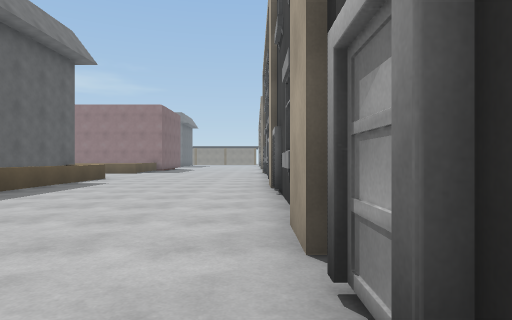
view 1 (above)

19 first-person views from a walk through a scene from a Unity 3-D project. The camera is 1.2 m above the floor, looks level and sees 75° across. The floor is counted in squares, 2 m on a side. Each view is taken from the middle of a square. On the plan, view 1 faces up. The plan holds only what a view shows up to about 10 squares ahead; the rest is blank. The place goes on beyond the plan. The player is left out. Surface patterns are stand-ins for the level's own textures.

view 2
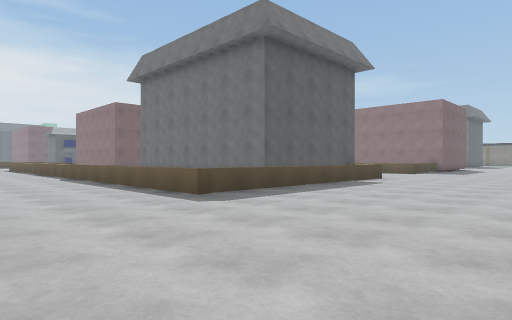

view 3
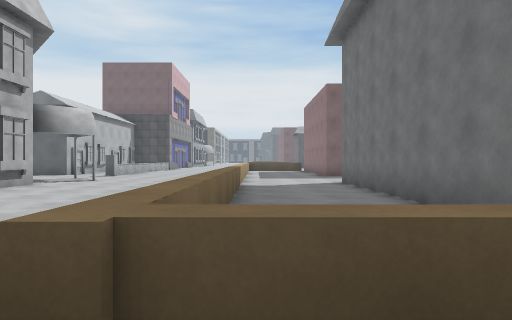

view 4
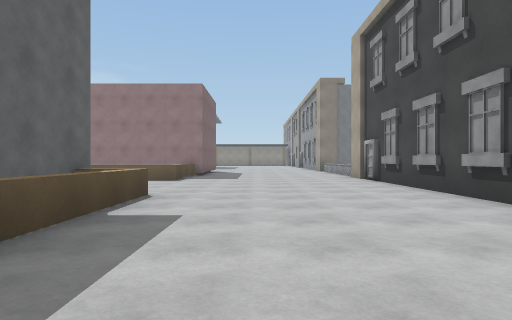

view 5
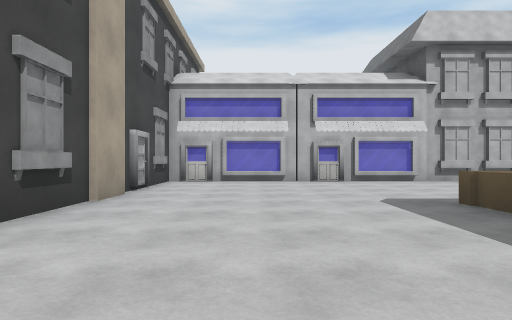

view 6
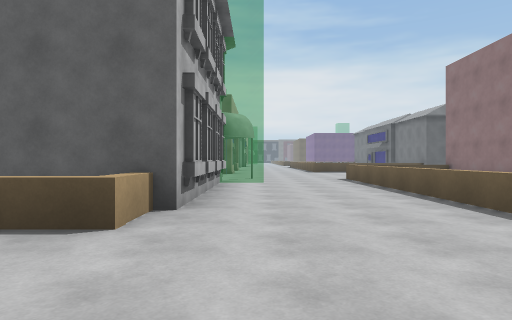

view 7
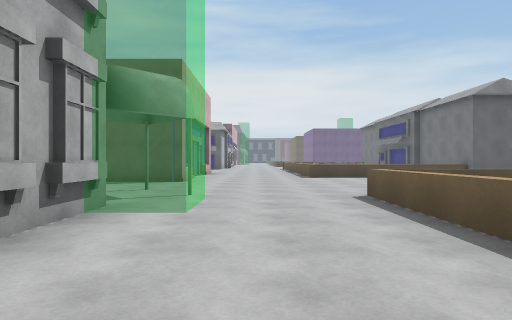

view 8
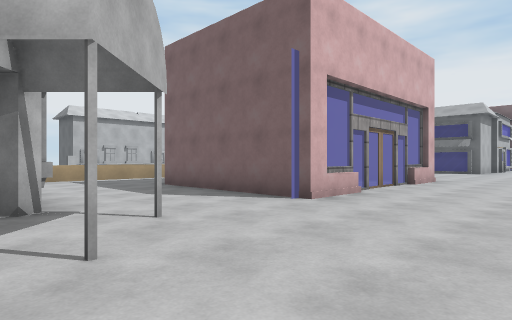

view 9
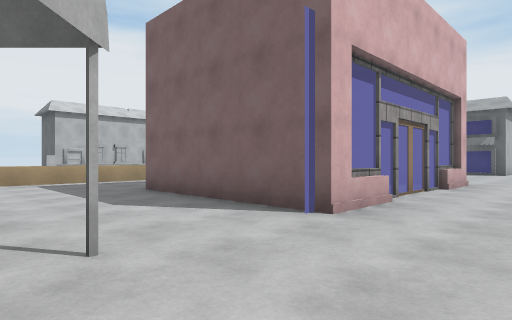

view 10
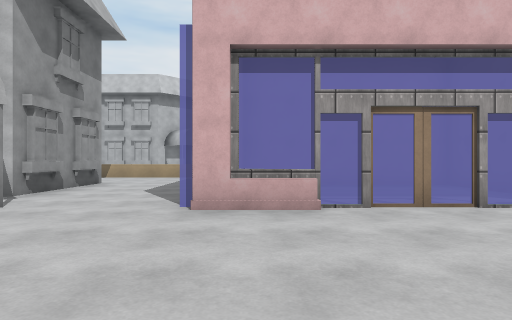

view 11
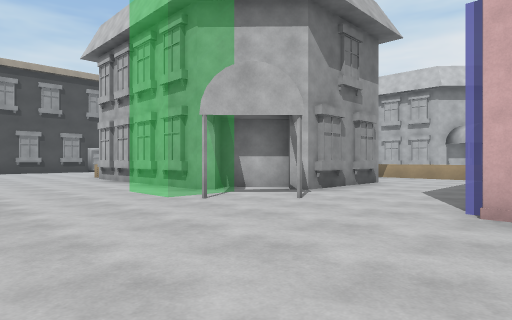

view 12
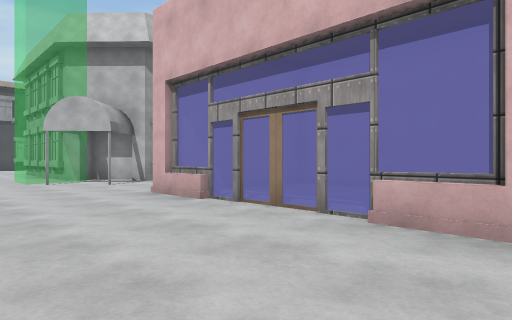

view 13
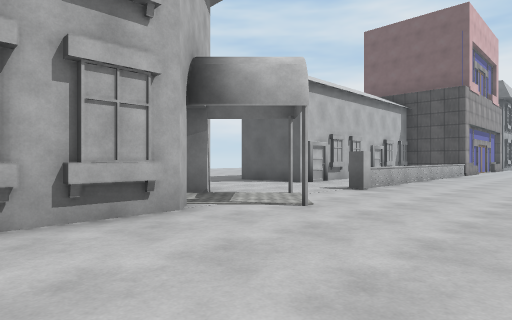

view 14
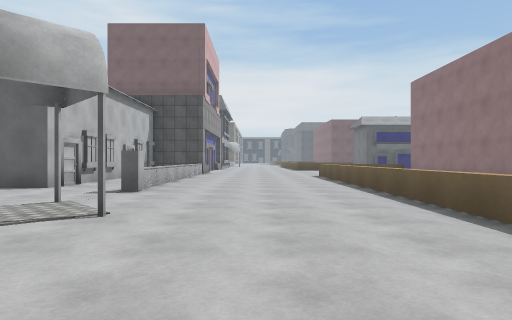

view 15
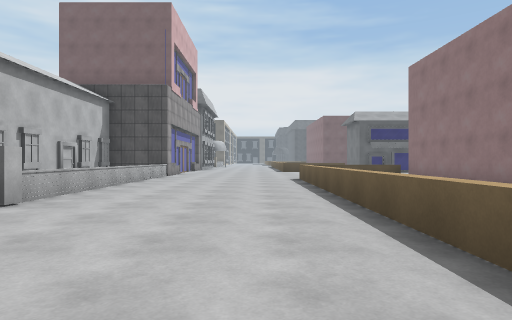

view 16
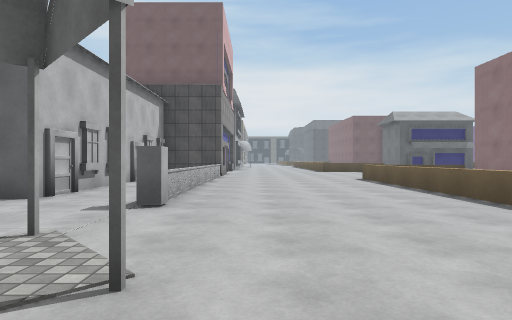

view 17
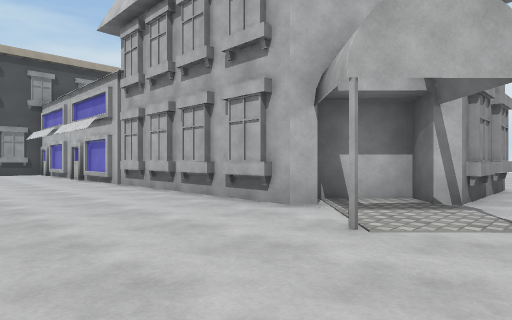

view 18
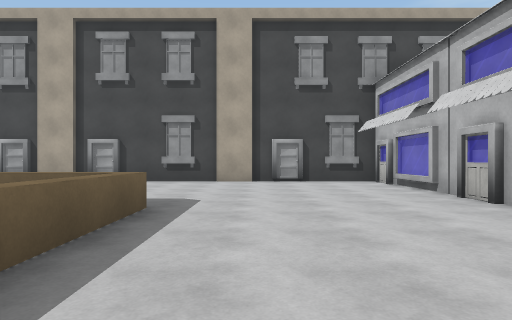

view 19
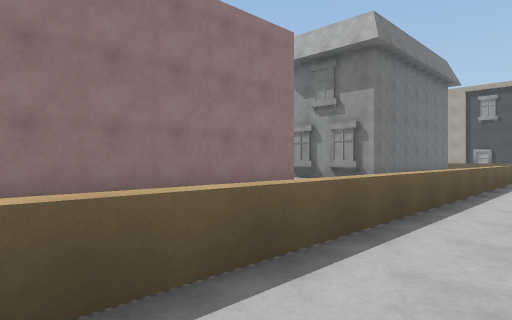

### Floor plan
Key: @ floor where view 1 was taken; # wall or solid block; . floor; = window, fence, low wall or low ledge; ^ raised ledge; C carpet.
Columns run from 22 left of view 1 to 1 right of it. Each row starts with its distance up from view 1.
 15      .....^^^^^^^......#
 14 .......................#
 13 .......................#
 12 ..........==...........#
 11 #^......#.==#####......#
 10 #....#.....##   #^.....#
  9 #....#...###    #^.....#
  8 #....#...##     #^.....#
  7 ######...########^.....#
  6       ........   ^.....#
  5      .........   ^.....#
  4 ^................^.....#
  3 .......................#
  2 .......................#
  1 .......................#
  0 ......................@#
 -1 .....=..#..............#
 -2    ....#.C######===#=###
 -3   .......##
 -4 ######..##
 -5      #..##
 -6         .#

Where each view was taken, in squares from view 1:
view 1: 0 up, 0 right, facing up
view 2: 0 up, 0 right, facing up-left
view 3: 4 up, 4 left, facing left
view 4: 5 up, 3 left, facing up
view 5: 8 up, 2 left, facing down
view 6: 12 up, 2 left, facing left
view 7: 13 up, 7 left, facing left
view 8: 14 up, 12 left, facing down-left
view 9: 13 up, 13 left, facing down-left
view 10: 15 up, 17 left, facing down
view 11: 15 up, 17 left, facing down-right
view 12: 14 up, 22 left, facing down-right
view 13: 2 up, 10 left, facing down-left
view 14: 1 up, 10 left, facing left
view 15: 2 up, 12 left, facing left
view 16: 0 up, 12 left, facing left
view 17: 2 up, 15 left, facing down-right
view 18: 2 up, 9 left, facing right
view 19: 2 up, 22 left, facing up-right
